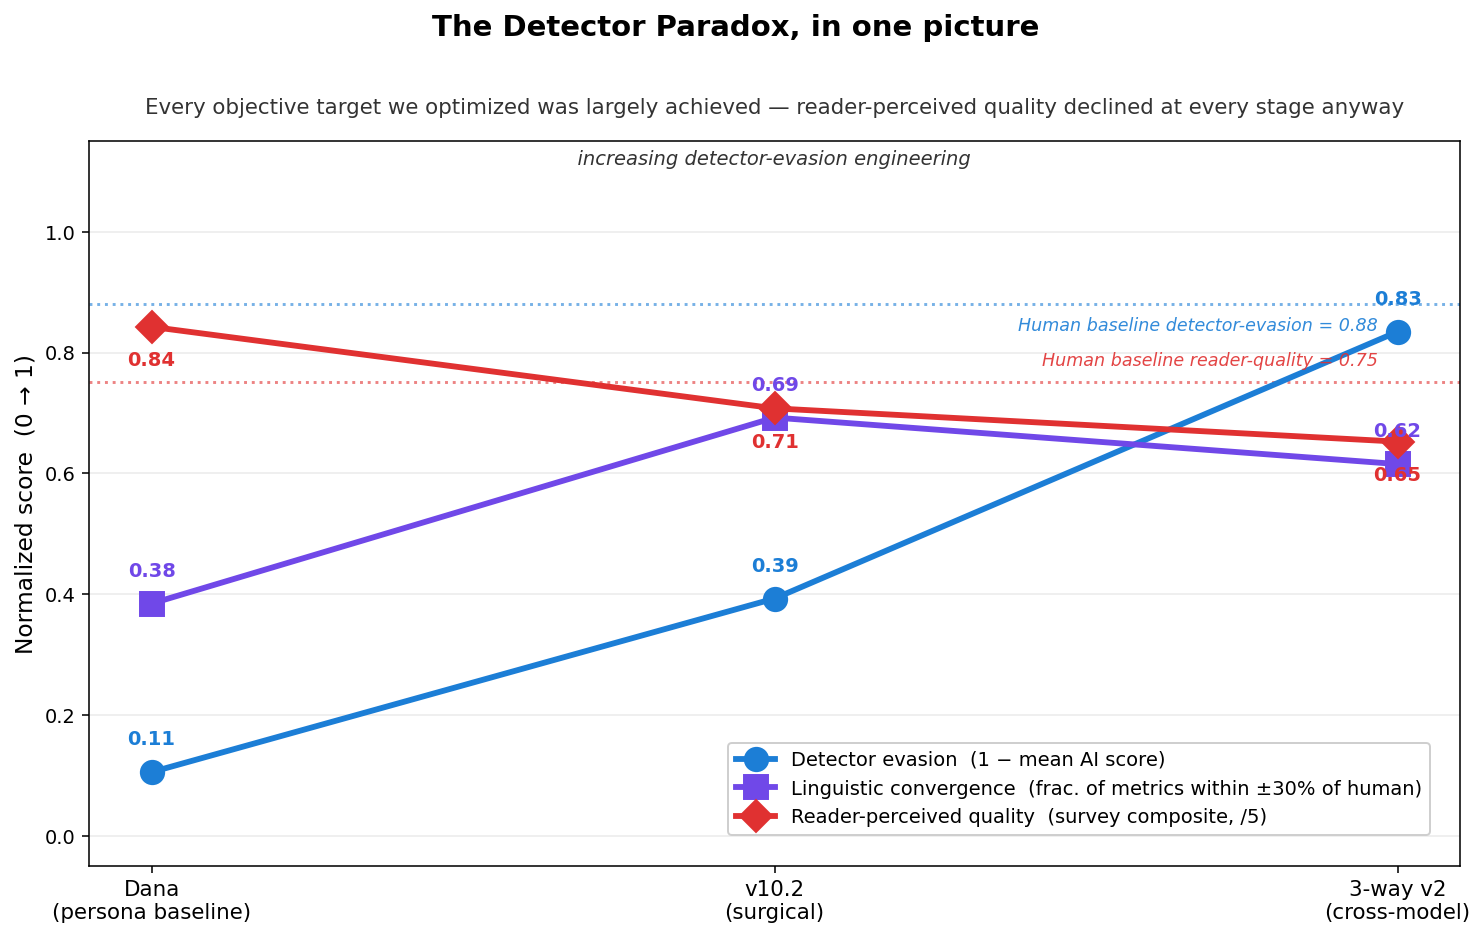

Source code (Python):
#!/usr/bin/env python3
"""Figure 1 hero — The Detector Paradox in One Picture.

Shows three trajectories across the cumulative humanization pipeline
(Dana → v10.2 → 3-way v2):

    1. Detector evasion (1 − mean ai_score across 4 detectors)  — rises
    2. Linguistic convergence to human baselines                 — rises (or holds)
    3. Reader-perceived composite quality (survey, /5)           — falls

The visual story: two objective-metric lines go up (engineering succeeds),
one reader-perception line goes down (what we lose in the process).

Output: fig1_hero_paradox.png
Replaces: fig1_paradox.png (old "Linguistic Quality vs Detection Avoidance" scatter)
"""
import json
import sqlite3
from pathlib import Path

import matplotlib
matplotlib.use("Agg")
import matplotlib.pyplot as plt
import numpy as np

HERE = Path(__file__).resolve().parent
OUT = HERE / "fig1_hero_paradox.png"
# Release layout: paper/figures_v09/ → repo root is two parents up
_REPO_ROOT = HERE.parent.parent
DB = _REPO_ROOT / "data" / "humanization.db"
SURVEY_RESULTS = _REPO_ROOT / "data" / "survey_results_n33.json"

# Pipeline stage → (label, DB label pattern, survey condition)
STAGES = [
    ("Dana\n(persona baseline)",   "%dana_baseline",                       "persona_dana"),
    ("v10.2\n(surgical)",           "%v10_2",                               "humanized_fnword"),
    ("3-way v2\n(cross-model)",     "%3way_v2",                             "crossmodel"),
]
# Dana pattern also needs: scribe_persona_opus_t1
# v10.2 pattern needs exclusion of v10_2_1

DETECTORS = ["pangram_api", "gptzero_api", "copyleaks_api", "binoculars"]

# Linguistic metrics we average convergence across. Chosen as the ones paper discusses.
LING_METRICS = [
    ("first_person_per_1k",        "linguistic_features"),
    ("fpp_per_1k",                 "linguistic_features"),
    ("contractions_per_1k",        "linguistic_features"),
    ("em_dashes_per_1k",           "linguistic_features"),
    ("hedging_per_1k",             "linguistic_features"),
    ("sent_mean_len",              "linguistic_features"),
    ("burstiness",                 "linguistic_features"),
    ("type_token_ratio",           "linguistic_features"),
    ("very_short_pct",             "linguistic_features"),
    ("very_long_pct",              "linguistic_features"),
    ("density_variance",           "info_theoretic_features"),
    ("redundancy_mean",            "info_theoretic_features"),
    ("consecutive_similarity_mean", "info_theoretic_features"),
]

HUMAN_LABELS = (
    "brandur_stripe_idempotency", "cockroach_parallel_commits",
    "brooker_backoff_jitter_2015", "hudson_go_gc_journey_2018",
    "srivastav_bloom_filters_2014", "olah_backprop_2015",
)


def group_where(stage_pattern: str) -> str:
    # Wrap every clause in parentheses so composition with AND r.detector = ?
    # doesn't trip SQL operator precedence (AND binds tighter than OR).
    if stage_pattern == "%dana_baseline":
        return "(s.label LIKE '%dana_baseline' OR s.label = 'scribe_persona_opus_t1')"
    if stage_pattern == "%v10_2":
        return "(s.label LIKE '%v10_2' AND s.label NOT LIKE '%v10_2_1')"
    if stage_pattern == "%3way_v2":
        return "(s.label LIKE '%3way_v2')"
    return "(0)"


def fetch_metric_mean(conn, where_clause: str, table: str, col: str) -> float | None:
    cur = conn.cursor()
    q = f"""
        SELECT AVG(t.{col})
        FROM samples s JOIN {table} t ON t.sample_id = s.id
        WHERE {where_clause}
    """
    cur.execute(q)
    row = cur.fetchone()
    return float(row[0]) if row and row[0] is not None else None


def fetch_detector_mean(conn, where_clause: str, detector: str) -> float | None:
    cur = conn.cursor()
    q = f"""
        SELECT AVG(r.ai_score)
        FROM samples s JOIN detector_runs r ON r.sample_id = s.id
        WHERE {where_clause} AND r.detector = ?
    """
    cur.execute(q, (detector,))
    row = cur.fetchone()
    return float(row[0]) if row and row[0] is not None else None


def fetch_human_mean(conn, table: str, col: str) -> float:
    cur = conn.cursor()
    placeholders = ",".join("?" * len(HUMAN_LABELS))
    q = f"""
        SELECT AVG(t.{col})
        FROM samples s JOIN {table} t ON t.sample_id = s.id
        WHERE s.label IN ({placeholders})
    """
    cur.execute(q, HUMAN_LABELS)
    return float(cur.fetchone()[0])


def compute_detector_evasion(conn, where_clause: str) -> float:
    """1 − mean ai_score across 4 detectors. Higher = better evasion."""
    scores = [fetch_detector_mean(conn, where_clause, d) for d in DETECTORS]
    scores = [s for s in scores if s is not None]
    return 1.0 - (sum(scores) / len(scores))


def compute_linguistic_convergence(conn, where_clause: str,
                                   dana_where: str,
                                   threshold: float = 0.30) -> float:
    """Fraction of linguistic metrics where the pipeline mean lies within
    ±threshold × |human| of the human baseline mean.

    Pipeline-agnostic (doesn't reference Dana starting point), stable against
    metrics where Dana is already at human. Interpretation: "X% of our
    tracked metrics are statistically close to the human baseline."
    """
    within = 0
    total = 0
    for col, table in LING_METRICS:
        p = fetch_metric_mean(conn, where_clause, table, col)
        h = fetch_human_mean(conn, table, col)
        if p is None or h is None:
            continue
        if abs(h) < 1e-9:
            # Metric with ~zero human mean (e.g. em-dashes) — accept absolute closeness
            total += 1
            if abs(p) < 1e-6 or abs(p - h) < 0.5:
                within += 1
            continue
        total += 1
        if abs(p - h) / abs(h) <= threshold:
            within += 1
    return within / total if total else 0.0


def compute_reader_quality(survey_data: dict, condition: str) -> float:
    rows = survey_data["sections"]["J_quality_correlations"]["per_passage_table"]
    vals = [r["composite_quality_mean"] for r in rows
            if r["condition"] == condition and r["composite_quality_mean"] is not None]
    if not vals:
        return float("nan")
    return (sum(vals) / len(vals)) / 5.0  # normalize to [0, 1]


def main():
    conn = sqlite3.connect(str(DB))
    try:
        survey = json.loads(SURVEY_RESULTS.read_text())
        dana_where = group_where("%dana_baseline")

        evasion = []
        convergence = []
        quality = []
        labels = []
        for label, patt, cond in STAGES:
            w = group_where(patt)
            evasion.append(compute_detector_evasion(conn, w))
            convergence.append(compute_linguistic_convergence(conn, w, dana_where))
            quality.append(compute_reader_quality(survey, cond))
            labels.append(label)

        # Human reference
        human_evasion = compute_detector_evasion(conn, f"s.label IN {HUMAN_LABELS}")
        human_quality = compute_reader_quality(survey, "human")
    finally:
        conn.close()

    # ---- Figure ----
    fig, ax = plt.subplots(figsize=(11, 7), dpi=140)

    x = np.arange(len(STAGES))

    # Colors
    C_DETECT = "#1c7ed6"    # blue — objective, good direction up
    C_LING   = "#7048e8"    # purple — objective, good direction up
    C_QUAL   = "#e03131"    # red — subjective, actual direction down

    # Plot lines
    ax.plot(x, evasion,     marker="o", markersize=12, linewidth=3,
            color=C_DETECT, label="Detector evasion  (1 − mean AI score)",
            zorder=3)
    ax.plot(x, convergence, marker="s", markersize=12, linewidth=3,
            color=C_LING,   label="Linguistic convergence  (frac. of metrics within ±30% of human)",
            zorder=3)
    ax.plot(x, quality,     marker="D", markersize=12, linewidth=3,
            color=C_QUAL,   label="Reader-perceived quality  (survey composite, /5)",
            zorder=3)

    # Annotate values
    for xi, y in zip(x, evasion):
        ax.annotate(f"{y:.2f}", (xi, y), xytext=(0, 14), textcoords="offset points",
                    ha="center", fontsize=10, color=C_DETECT, fontweight="bold")
    for xi, y in zip(x, convergence):
        ax.annotate(f"{y:.2f}", (xi, y), xytext=(0, 14), textcoords="offset points",
                    ha="center", fontsize=10, color=C_LING, fontweight="bold")
    for xi, y in zip(x, quality):
        ax.annotate(f"{y:.2f}", (xi, y), xytext=(0, -20), textcoords="offset points",
                    ha="center", fontsize=10, color=C_QUAL, fontweight="bold")

    # Human reference lines
    ax.axhline(human_quality, color=C_QUAL, linestyle=":", linewidth=1.5, alpha=0.6)
    ax.annotate(f"Human baseline reader-quality = {human_quality:.2f}",
                xy=(len(STAGES) - 1, human_quality), xytext=(-10, 8),
                textcoords="offset points", ha="right", fontsize=9, color=C_QUAL,
                style="italic", alpha=0.9)
    ax.axhline(human_evasion, color=C_DETECT, linestyle=":", linewidth=1.5, alpha=0.6)
    ax.annotate(f"Human baseline detector-evasion = {human_evasion:.2f}",
                xy=(len(STAGES) - 1, human_evasion), xytext=(-10, -14),
                textcoords="offset points", ha="right", fontsize=9, color=C_DETECT,
                style="italic", alpha=0.9)

    # Axes
    ax.set_xticks(x)
    ax.set_xticklabels(labels, fontsize=11)
    ax.set_ylabel("Normalized score  (0 → 1)", fontsize=12)
    ax.set_ylim(-0.05, 1.15)
    ax.set_yticks(np.arange(0, 1.01, 0.2))
    ax.grid(True, axis="y", alpha=0.25)
    ax.set_axisbelow(True)

    # Pipeline-direction arrow along the top
    ax.annotate("", xy=(len(STAGES) - 0.7, 1.12), xytext=(0.3, 1.12),
                arrowprops=dict(arrowstyle="->", color="#555", lw=1.5))
    ax.text((len(STAGES) - 1) / 2, 1.12, "  increasing detector-evasion engineering  ",
            ha="center", va="center", fontsize=10, color="#333",
            bbox=dict(facecolor="white", edgecolor="none", alpha=0.9), style="italic")

    # Title + subtitle
    fig.suptitle("The Detector Paradox, in one picture",
                 fontsize=15, fontweight="bold", y=0.99)
    ax.set_title(
        "Every objective target we optimized was largely achieved — "
        "reader-perceived quality declined at every stage anyway",
        fontsize=11, pad=14, color="#333",
    )

    # Legend — lower right; the 3-way-v2 column's lowest point is at y≈0.46,
    # so anchoring below that avoids overlapping any data.
    ax.legend(loc="lower right", fontsize=10, framealpha=0.95,
              bbox_to_anchor=(0.985, 0.03))

    plt.subplots_adjust(top=0.86, bottom=0.12, left=0.08, right=0.97)
    fig.savefig(OUT, bbox_inches="tight", facecolor="white")
    print(f"Written: {OUT}")


if __name__ == "__main__":
    main()
